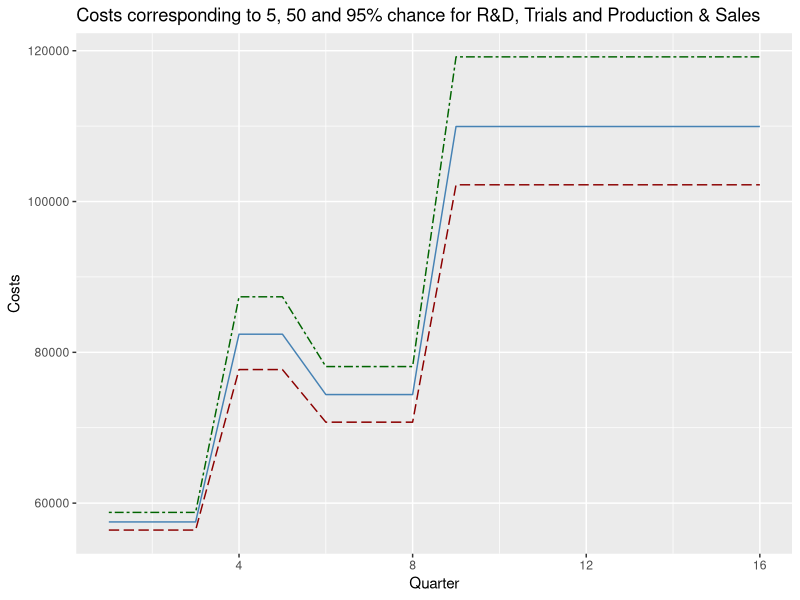
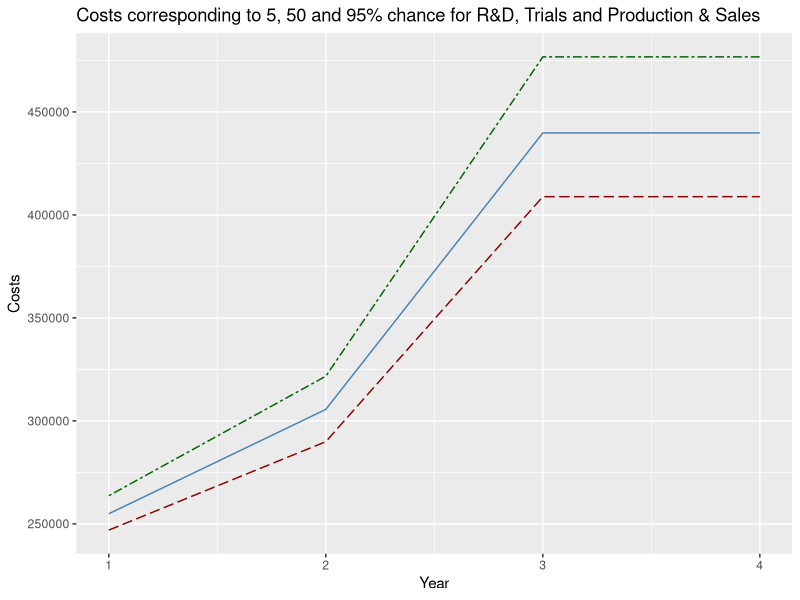

R code for these plots, in order:
rm(list=ls())

# checking if readxl package is installed or not. if not installing it
if(!require("readxl", character.only = TRUE)) {
  install.packages("readxl")
  install.packages("ggplot2")
}

# loading readlxl library
library(readxl)
library(ggplot2)

# Inverse triangle function definition
inv_triangle_cdf <- function(P, vmin, vml, vmax){
  
  Pvml <- (vml-vmin)/(vmax-vmin)
  
  return(ifelse(P < Pvml,
                vmin + sqrt(P*(vml-vmin)*(vmax-vmin)),
                vmax - sqrt((1-P)*(vmax-vml)*(vmax-vmin))))
}

# no of simulation trials
n=10000

# co-founder fixed salary
cost_cofounder <-  50000

# cloud fixed cost
cloud_service <-  4264

# reading scenarios names (sheet names) from excel sheet
scenarios_names <- excel_sheets(path = "cost_estimation.xlsx")

# creating a excel sheet
cost_estimatons = list()

# reading all sheets in excel file and creating a dictionary
for(x in scenarios_names) {
  cost_estimatons[[x]] <- read_excel("cost_estimation.xlsx", sheet = x)
}

# different stage dictionary
#stages <- list(a="R&D", b="Trials", c="Production and Sales")

# R & D scenarios dictionary
r_and_d_scenario <- list("1"="in_house_cofounders","2"="in_house_external","3"="sub_contract")

# data frame for yearly stages, a = R & D, b = Trials, c = Production and Development
yearly_stage = c('a','a','b','b','c')

# configure R & D quartlery scenario based on number of year(4 quarter) R&D stage runs
qtr_res_dev_sceneario <- c(1,1,1,2,2,3,3,3)

# cost simulation
cost_simulation <- function(cost_est) {
  
  #set seed for reproducibility
  set.seed(42)
  
  #create data frame with rows = number of trials and cols = number of tasks
  csim <- as.data.frame(matrix(nrow=n,ncol=nrow(cost_est)))
  
  # for each task
  for (i in 1:nrow(cost_est)){
    #set task costs
    vmin <- cost_est$Minimum[i]
    vml <- cost_est$`Most Likely`[i]
    vmax <- cost_est$Maximum[i]
    
    #generate n random numbers (one per trial)
    psim <- runif(n)
    #simulate n instances of task
    csim[,i] <- inv_triangle_cdf(psim,vmin,vml,vmax) 
  }
  
  ctot <-  cost_cofounder + cloud_service
  #sum costs for each trial
  for(i in 1:ncol(csim)) {
    ctot <- ctot + csim[,i]
  }
  
  return(ctot)

}

# data frame to store quarterly minimum, most likely and minimum cost estimation
quarterly_estimation <<- data.frame(Quarter=numeric(), Minimum=numeric(),`Most Likely`=numeric(), Maximum=numeric())

# global variable for quarterly research and development count
qtr_dev_count <<- 1

# global variable for quarterly count
qtr_count <<- 1

# function to create data frame for quarterly cost simulation based on scenarios
qtr_sim_df <- function(cost_tot) {
  # costs corresponding to 5, 50 and 95% chance
  quan <- quantile(ecdf(cost_tot),c(0.05,0.5,0.95),type=7)
  # creating a data frame 
  df = data.frame('Quarter'=qtr_count,"Minimum"=quan[[1]],"Most Likely"=quan[[2]],"Maximum"=quan[[3]])
  # adding row into a quarterly data frame
  quarterly_estimation <<- rbind(quarterly_estimation, df)
  # increasing overall quarterly count
  qtr_count <<- qtr_count + 1
}

# function to calculate cost estimation for research and development quarterly
researchdev_cost <- function() {
 # quaterly run
   for(i in 1:4) {
    # choosing quarterly scenario
    qtr_scenario <- qtr_res_dev_sceneario[qtr_dev_count]
    # selecting quarterly estimation based on choosen scenario
    qtr_cost_est <- cost_estimatons[[r_and_d_scenario[[qtr_scenario]]]]
    # quarterly total cost simulation
    qtr_ctot <- cost_simulation(qtr_cost_est)
    # calling function to create a quaterly dataframe corresponding to 5,50,95
    qtr_sim_df(qtr_ctot)
    # increasing count of quarterly research and development
    qtr_dev_count <<- qtr_dev_count + 1
  }  
}

# function to calcualte cost estimation for trials
trial_cost <- function() {
  for(i in 1:4) {
    trial_qtr_ctot <- cost_simulation(cost_estimatons[["trial_period"]])
    qtr_sim_df(trial_qtr_ctot) 
  }
}

# function to calculate cost estimation for production and sales
prod_sales_cost <- function() {
  #prod_qtr_ctot <- cost_simulation(cost_estimatons[['prod_sales']])
  #qtr_sim_df(prod_qtr_ctot)
}

# running a loop for different stages in 5 year
for(stage in yearly_stage) {
    # call function based on yearly stage (e.g. R&D, Trial, Production and Sales)
    switch(stage, "a" = researchdev_cost(), "b" = trial_cost(), "c" = prod_sales_cost())
}

# Print quarterly estimation for scenarios
print(quarterly_estimation)

plot_graph <- function(data, xaxis, xaxis_name) {
  # Plot graph
  ggplot(data, aes(x=xaxis)) +
    geom_line(aes(y=Minimum), color = "darkred",linetype="longdash") +
    geom_line(aes(y=`Most.Likely`), color = "steelblue") +
    geom_line(aes(y=Maximum), color = "darkgreen",linetype="twodash") +
    xlab(xaxis_name) +
    ylab("Costs") +
    ggtitle("Costs corresponding to 5, 50 and 95% chance for R&D, Trials and Production & Sales")
}

#  data frame to store yearly cost by adding quarterly cost
yearly_cost_df <<- data.frame()

# function to calculate yearly cost by adding quarterly cost in particular year
yearly_cost <- function(qtrly_est) {
  count <- 1
  min_cost <- 0
  ml_cost <- 0
  max_cost <- 0
  year = 1
  for(i in 1:nrow(qtrly_est)) {
    min_cost <- min_cost + qtrly_est$Minimum[i]
    ml_cost <- ml_cost + qtrly_est$`Most.Likely`[i]
    max_cost <- max_cost + qtrly_est$Maximum[i]
    if(count == 4) {
      yr_df <- data.frame('Year'=year,'Minimum'=min_cost,'Most Likely'= ml_cost,"Maximum"=max_cost)
      yearly_cost_df <<- rbind(yearly_cost_df, yr_df)
      count <- 0
      min_cost <- 0
      ml_cost <- 0
      max_cost <- 0
      year = year + 1
    }
    count <- count + 1
  }
  return(yearly_cost_df)
}

# Calculate yearly cost
yearly_estimation <- yearly_cost(quarterly_estimation)
yearly_estimation

# Plot quarterly
plot_graph(quarterly_estimation, quarterly_estimation[[1]], colnames(quarterly_estimation)[1])

# Plot yearly
plot_graph(yearly_estimation, yearly_estimation[[1]], colnames(yearly_estimation)[1])
